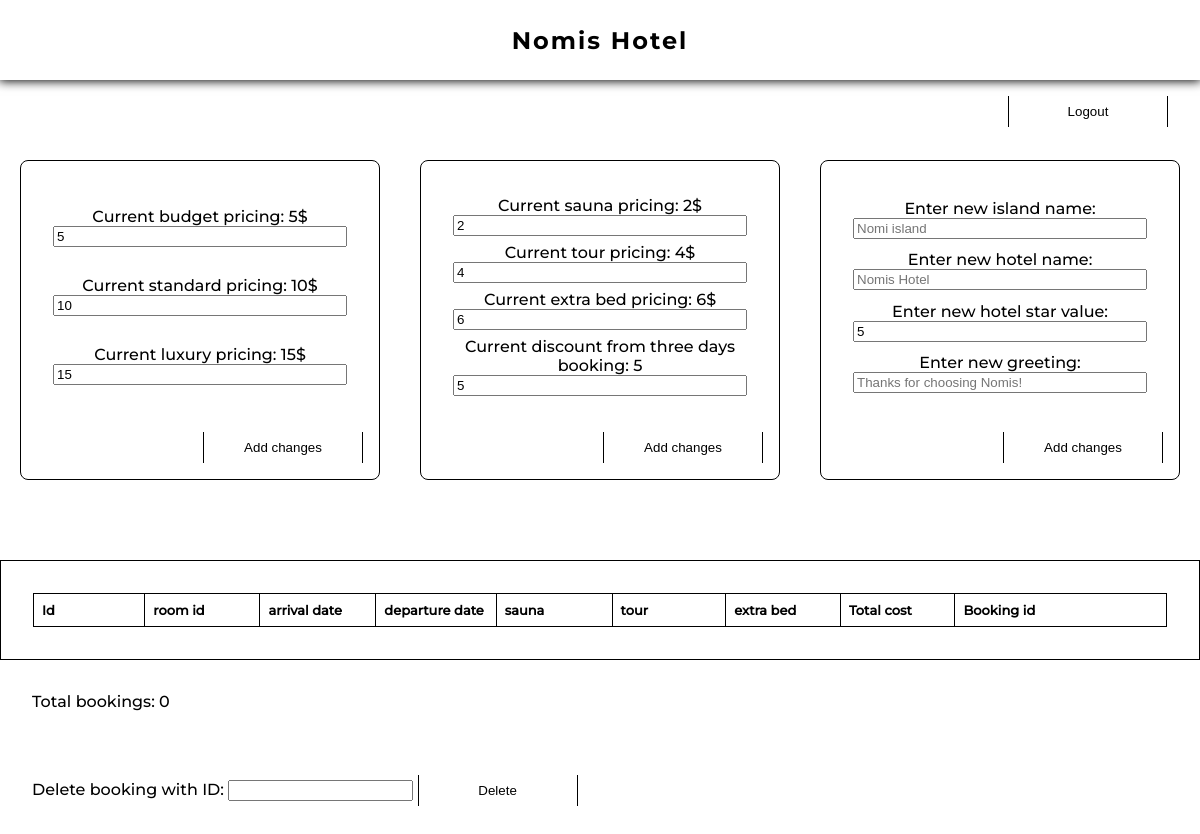
Before: /Admin/index.php (signed in) with the older database file.
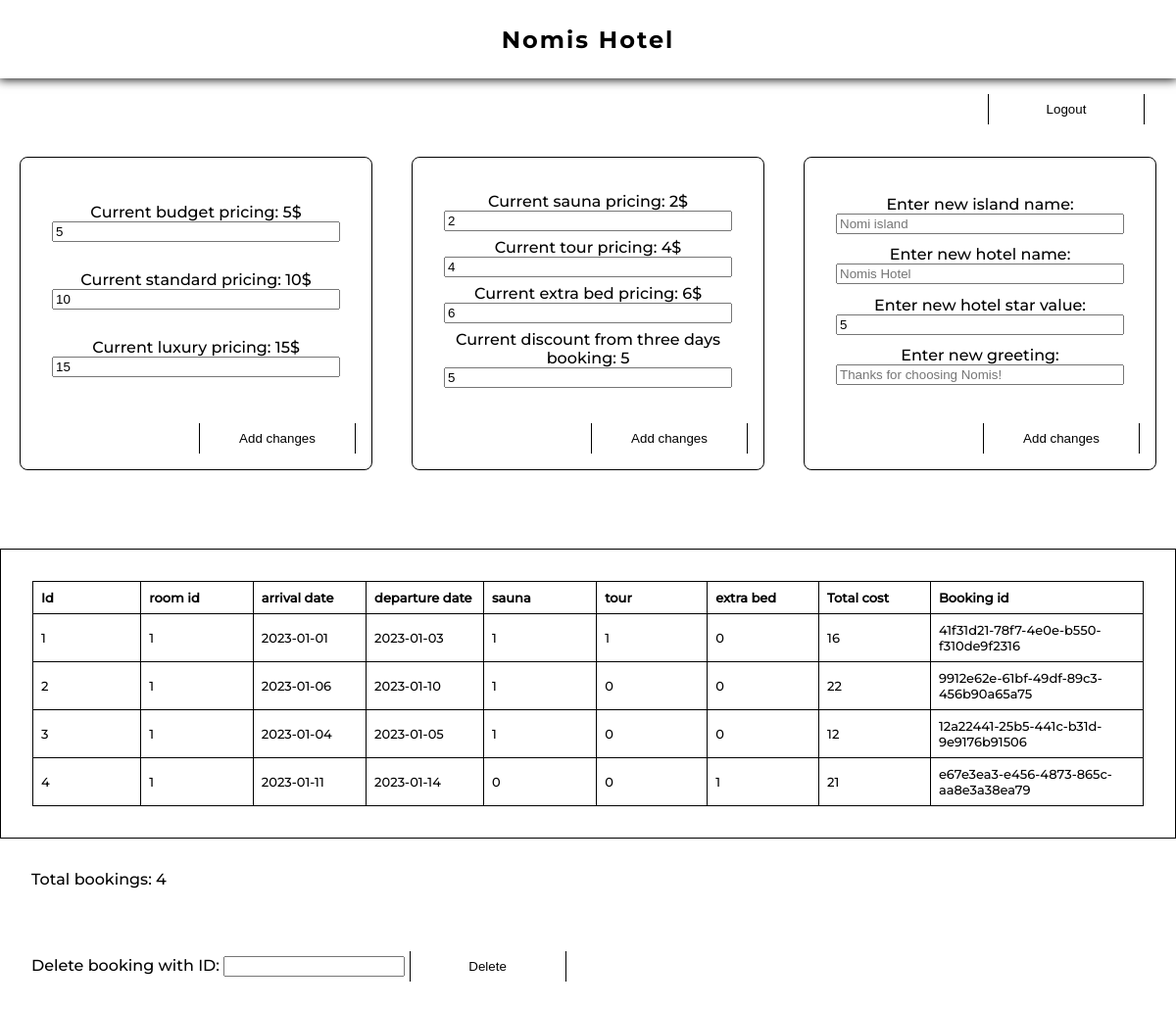
After: the same page with the newer database file.
### tables this page shows
CREATE TABLE bookings(
	id INTEGER PRIMARY KEY AUTOINCREMENT,
	room_id INTEGER,
	arrival_date DATE,
	departure_date DATE, sauna BOOLEAN, tour BOOLEAN, bed BOOLEAN, total_cost FLOAT, bookingUID VARCHAR(180));

### PHP/hotelFunctions.php (called while the page is built, shortened)
<?php
$priceData = file_get_contents(__DIR__ . '/../pricing.json');
$priceData = json_decode($priceData, true);
$budgetPrice = $priceData['room_prices']['budget_price'];
$standardPrice = $priceData['room_prices']['standard_price'];
$luxuryPrice = $priceData['room_prices']['luxury_price'];
$saunaPrice = $priceData['feature_prices']['sauna'];
$tourPrice = $priceData['feature_prices']['tour'];
$bedPrice = $priceData['feature_prices']['bed'];
$threeDayDiscount = $priceData['discounts']['threeDayDiscount'];

### Admin/main-admin.php (the view, shortened to what this page needs)
<?php
require(__DIR__ . '/../PHP/hotelFunctions.php');
$confirmationJSON = file_get_contents(__DIR__ . '/../booking-confirmation.json');
$confirmationJSON = json_decode($confirmationJSON, true);
$islandName = $confirmationJSON['island'];
$hotelName = $confirmationJSON['hotel'];
$starRating = $confirmationJSON['stars'];
$confirmationMessage = $confirmationJSON['addtional_info']['greeting'];
?>
<main>
    <section class="admin-logout">
        <a href="./logout.php">
            <button>Logout</button>
        </a>
    </section>
    <section class="pricing-container">
        <form action="" method="POST" class="pricing-form">
            <div>
                <label for="budget-price">Current budget pricing: <?= $budgetPrice ?>$</label>
                <input type="number" name="budget-price" value=<?= $budgetPrice ?> min=0 max=100>
            </div>
            <div>
                <label for="standard-price">Current standard pricing: <?= $standardPrice ?>$</label>
                <input type="number" name="standard-price" value=<?= $standardPrice ?> min=0 max=100>
            </div>
            <div>
                <label for="luxury-price">Current luxury pricing: <?= $luxuryPrice ?>$</label>
                <input type="number" name="luxury-price" value=<?= $luxuryPrice ?> min=0 max=100>
            </div>
            <button type="submit">Add changes</button>
        </form>
        <form action="" method="POST" class="pricing-form">
            <div>
                <label for="sauna-price">Current sauna pricing: <?= $saunaPrice ?>$</label>
                <input type="number" name="sauna-price" value=<?= $saunaPrice ?> min=0 max=100>
            </div>
            <div>
                <label for="tour-price">Current tour pricing: <?= $tourPrice ?>$</label>
                <input type="number" name="tour-price" value=<?= $tourPrice ?> min=0 max=100>
            </div>
            <div>
                <label for="bed-price">Current extra bed pricing: <?= $bedPrice ?>$</label>
                <input type="number" name="bed-price" value=<?= $bedPrice ?> min=0 max=100>
            </div>
            <div>
                <label for="discount-days">Current discount from three days booking: <?= $threeDayDiscount ?></label>
                <input type="number" name="discount-days" value=<?= $threeDayDiscount ?>>
            </div>
            <button type="submit">Add changes</button>
        </form>
        <form action="" method="POST" class="pricing-form">
            <div>
                <label for="island-name">Enter new island name:</label>
                <input type="text" name="island-name" placeholder="<?= $islandName ?>">
            </div>
            <div>
                <label for="hotel-name">Enter new hotel name:</label>
                <input type="text" name="hotel-name" placeholder="<?= $hotelName ?>">
            </div>
            <div>
                <label for="hotel-stars">Enter new hotel star value:</label>
                <input type="number" name="hotel-stars" min=0 max=5 value=<?= $starRating ?>>
            </div>
            <div>
                <label for="greeting-message">Enter new greeting:</label>
                <input type="text" name="greeting-message" placeholder="<?= $confirmationMessage ?>">
            </div>
            <button type="submit">Add changes</button>
        </form>
    </section>
    <section class="bookings-container">
        <table>
            <tr>
                <th>Id</th>
                <th>room id</th>
                <th>arrival date</th>
                <th>departure date</th>
                <th>sauna</th>
                <th>tour</th>
                <th>extra bed</th>
                <th>Total cost</th>
                <th>Booking id</th>
            </tr>
            <?php
            $stmt = $dbh->query('SELECT * FROM bookings');
            $bookingsData = $stmt->fetchAll(PDO::FETCH_ASSOC);
            ?>
            <?php foreach ($bookingsData as $currentBooking) : ?>
                <tr>
                    <?php foreach ($currentBooking as $bookingData) : ?>
                        <td><?= $bookingData ?></td>
                    <?php endforeach ?>
                </tr>
            <?php endforeach ?>
        </table>
        <p>Total bookings:
            <?php
            $stmt = $dbh->query('SELECT COUNT(id) FROM bookings');
            $response = $stmt->fetch(PDO::FETCH_NUM);
            echo $response[0];
            ?>
        </p>
        <form action="" method="POST" class="delete-booking-form">
            <label for="delete-booking">Delete booking with ID:</label>
            <input type="number" name="delete-booking" min=1>
            <button type="submit">Delete</button>
        </form>
    </section>
</main>

### Admin/index.php (shortened to what this page needs)
<?php
$confirmationJSON = file_get_contents(__DIR__ . '/../booking-confirmation.json');
$confirmationJSON = json_decode($confirmationJSON, true);
?>
<!DOCTYPE html>
<html lang="en">
<head>
    <link rel="stylesheet" href="../CSS/header.css">
    <link rel="stylesheet" href="../CSS/global.css">
    <link rel="stylesheet" href="../CSS/typography.css">
    <link rel="stylesheet" href="../CSS/admin-login.css">
    <link rel="stylesheet" href="../CSS/admin-main.css">
</head>
<body>
    <header class="admin-header">
        <section class="heading">
            <h1><?= $confirmationJSON['hotel'] ?></h1>
        </section>
    </header>
    <?php
    if (!isset($_SESSION['user-auth'])) {
        require(__DIR__ . '/login.php');
    } else {
        require(__DIR__ . '/main-admin.php');
    }
    ?>
</body>
</html>

### CSS/header.css (style rules this page uses)
header { position: fixed; box-shadow: 0 0 10px 1px black; width: 100%; height: 10vh; background-color: white; z-index: 1; }
.admin-header { position: relative; }
.heading { display: flex; justify-content: center; align-items: center; position: relative; width: 100%; height: 10vh; }

### CSS/global.css (style rules this page uses)
* { box-sizing: border-box; }
body { margin: 0; position: relative; }
button { background-color: transparent; border: 1px solid black; cursor: pointer; border-radius: 1rem; padding: 0.5rem; margin-bottom: 1rem; position: relative; border: none; width: 10rem; margin-bottom: 2rem; overflow: hidden; border-left: 1px solid black; border-right: 1px solid black; border-radius: 0; }
button::before { position: absolute; content: ''; width: 10rem; top: 0; right: -10rem; height: 1px; background-color: black; transition: right 0.5s ease; }
button::after { position: absolute; content: ''; width: 10rem; bottom: 0; left: -10rem; height: 1px; background-color: black; transition: left 0.5s ease; }

### CSS/typography.css (style rules this page uses)
body { font-family: 'Montserrat-m'; }
h1 { font-family: 'Montserrat-b'; letter-spacing: 2px; }
table { font-size: small; }

### CSS/admin-login.css (style rules this page uses)
.admin-logout { position: fixed; right: 2rem; top: 6rem; }

### CSS/admin-main.css (style rules this page uses)
.pricing-container { display: flex; justify-content: space-around; align-items: center; width: 100%; height: 60vh; }
.pricing-form { display: flex; flex-direction: column; justify-content: space-around; text-align: center; position: relative; height: 40vh; width: 30%; padding: 2rem; border: 1px solid black; border-radius: 0.5rem; padding-bottom: 5rem; }
.pricing-form div { display: flex; flex-direction: column; }
.pricing-form button { position: absolute; right: 1rem; bottom: -1rem; }
.bookings-container { display: flex; justify-content: center; flex-direction: column; width: 100%; }
.bookings-container p { padding: 1rem 2rem; }
.bookings-container table { display: flex; justify-content: center; text-align: left; width: 100%; border: 1px solid black; padding: 2rem; border-collapse: collapse; }
.bookings-container table td, .bookings-container table th { border: 1px solid black; padding: 8px; }
.bookings-container table th { width: 8rem; }
.bookings-container table th:last-child { width: 15rem; }
.delete-booking-form { padding: 2rem; }

Changed rows visible on the page:
added bookings: bookingData "1", arrival_date "2023-01-01", departure_date "2023-01-03", bed "0", total_cost "16", bookingUID "41f31d21-78f7-4e0e-b550-f310de9f2316"
added bookings: id "2", bookingData "1", arrival_date "2023-01-06", departure_date "2023-01-10", bookingData "0", total_cost "22", bookingUID "9912e62e-61bf-49df-89c3-456b90a65a75"
added bookings: id "3", bookingData "1", arrival_date "2023-01-04", departure_date "2023-01-05", bookingData "0", total_cost "12", bookingUID "12a22441-25b5-441c-b31d-9e9176b91506"
added bookings: id "4", bookingData "1", arrival_date "2023-01-11", departure_date "2023-01-14", bookingData "0", total_cost "21", bookingUID "e67e3ea3-e456-4873-865c-aa8e3a38ea79"
Other visible differences:
$response[0]: "0" → "4"
